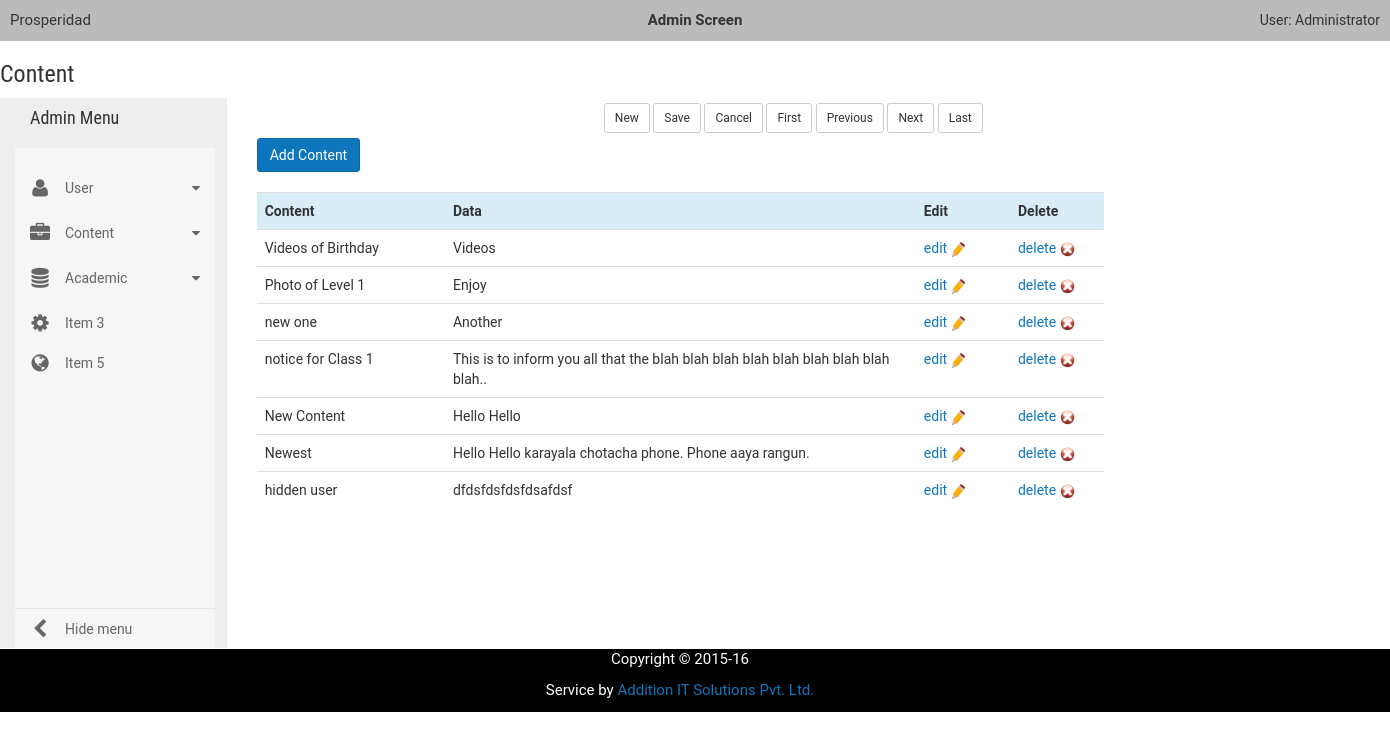
The app's page /a/dmin/content/, older data.
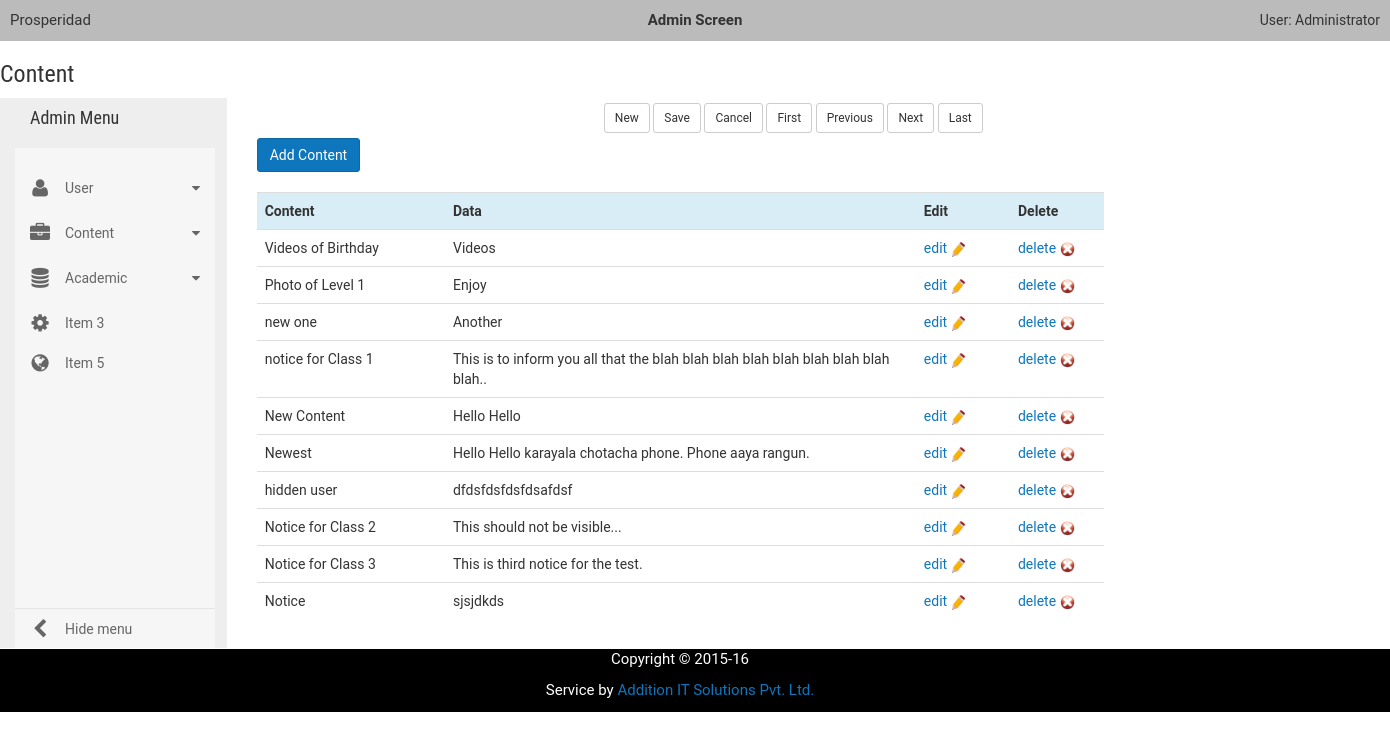
The same page, newer data.
### contents/models.py (models this page shows, shortened)
class Content(models.Model):
    name = models.CharField(max_length=50, blank=False, null=False)
    created = models.DateTimeField(auto_now=True)
    createdby = models.ForeignKey(User)
    data = models.TextField(blank=True)
    picture = models.ImageField(upload_to='profile_images', blank=True)
    video = models.URLField(blank=True)
    contenttype = models.ForeignKey(ContentType)
    groups = models.ManyToManyField(Group)

### dmin/views.py (the view)
def content_list(request, template_name='dmin/content_list.html'):
    content = Content.objects.all()
    data = {}
    data['object_list'] = content
    return render(request, template_name, data)

### templates/dmin/content_list.html (shortened to what this page needs)
<!DOCTYPE html>
{% extends "dmin/base.html" %}
    {% block mainbody_block %}
        {% block heading_block %}
            <div id="aheader">
                <h3>Content</h3>
            </div>
        {% endblock %}
        <div class="col-sm-2" style="background-color:#eee; height:550px">
                {% include 'dmin/admin_menu.html' %}
        </div>
        {% load staticfiles %}
	<div class="col-sm-10">
                {% include 'dmin/toolbar.html' %}
                <div id="resultsarea" class =col-sm-10">
			<div id="asection">
			    <div class="container">
				  <div class="row">
				    <div class="col-md-9">
				    <a class="btn btn-primary" href="{% url "cont_new" %}">Add Content</a>
				      <br><br>
				        <table  class="table table-hover" >
				        <tbody>
				            <colgroup>
				                <col class="col-md-2">
				                <col class="col-md-5">
				                <col class="col-md-1">
				                <col class="col-md-1">
				            </colgroup>
				          <tr class="info">
				            <th>Content</th>
				            <th>Data</th>
				              <th>Edit</th>
				              <th>Delete</th>
				          </tr>
				            {% for content in object_list %}
				                <tr>
				                    <td>{{ content.name }}</td>
				                    <td>{{ content.data }}</td>
				                    <td>
				                        <a href="{% url "cont_edit" content.id %}">edit
				                            <img src="{% static "img/edit.png" %}" height="15" width="15" alt="Edit"></a>
				                    </td>
				                    <td> <a href="{% url "cont_delete" content.id %}">delete
				                            <img src="{% static "img/delete.png" %}" height="15" width="15" alt="Delete"></a></td>
				                    {% empty %}
				                        No Content yet
				            {% endfor %}
				            </tr>
				            </tbody>
				        </table>
				    </div>
				  </div>
			</div>
		</div>
	</div>
    {% endblock %}

Row changes from the older to the newer data that the page shows:
added Content: name "Notice for Class 2", data "This should not be visible..."
added Content: name "Notice for Class 3", data "This is third notice for the test."
added Content: name "Notice", data "sjsjdkds"
